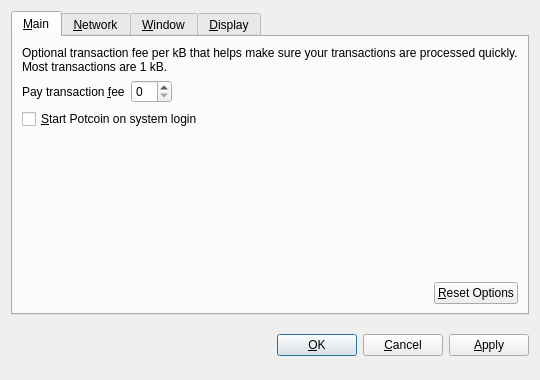
<?xml version="1.0" encoding="UTF-8"?>
<ui version="4.0">
 <class>OptionsDialog</class>
 <widget class="QDialog" name="OptionsDialog">
  <property name="geometry">
   <rect>
    <x>0</x>
    <y>0</y>
    <width>540</width>
    <height>380</height>
   </rect>
  </property>
  <property name="windowTitle">
   <string>Options</string>
  </property>
  <property name="modal">
   <bool>true</bool>
  </property>
  <layout class="QVBoxLayout" name="verticalLayout">
   <item>
    <widget class="QTabWidget" name="tabWidget">
     <property name="tabPosition">
      <enum>QTabWidget::North</enum>
     </property>
     <property name="currentIndex">
      <number>0</number>
     </property>
     <widget class="QWidget" name="tabMain">
      <attribute name="title">
       <string>&amp;Main</string>
      </attribute>
      <layout class="QVBoxLayout" name="verticalLayout_Main">
       <item>
        <widget class="QLabel" name="transactionFeeInfoLabel">
         <property name="text">
          <string>Optional transaction fee per kB that helps make sure your transactions are processed quickly. Most transactions are 1 kB.</string>
         </property>
         <property name="textFormat">
          <enum>Qt::PlainText</enum>
         </property>
         <property name="wordWrap">
          <bool>true</bool>
         </property>
        </widget>
       </item>
       <item>
        <layout class="QHBoxLayout" name="horizontalLayout_1_Main">
         <item>
          <widget class="QLabel" name="transactionFeeLabel">
           <property name="text">
            <string>Pay transaction &amp;fee</string>
           </property>
           <property name="textFormat">
            <enum>Qt::PlainText</enum>
           </property>
           <property name="buddy">
            <cstring>transactionFee</cstring>
           </property>
          </widget>
         </item>
         <item>
          <widget class="BitcoinAmountField" name="transactionFee"/>
         </item>
         <item>
          <spacer name="horizontalSpacer_1_Main">
           <property name="orientation">
            <enum>Qt::Horizontal</enum>
           </property>
           <property name="sizeHint" stdset="0">
            <size>
             <width>40</width>
             <height>20</height>
            </size>
           </property>
          </spacer>
         </item>
        </layout>
       </item>
       <item>
        <widget class="QCheckBox" name="bitcoinAtStartup">
         <property name="toolTip">
          <string>Automatically start Potcoin after logging in to the system.</string>
         </property>
         <property name="text">
          <string>&amp;Start Potcoin on system login</string>
         </property>
        </widget>
       </item>
       <item>
        <spacer name="verticalSpacer_Main">
         <property name="orientation">
          <enum>Qt::Vertical</enum>
         </property>
         <property name="sizeHint" stdset="0">
          <size>
           <width>20</width>
           <height>40</height>
          </size>
         </property>
        </spacer>
       </item>
       <item>
        <layout class="QHBoxLayout" name="horizontalLayout_2_Main">
         <item>
          <spacer name="horizontalSpacer_2_Main">
           <property name="orientation">
            <enum>Qt::Horizontal</enum>
           </property>
           <property name="sizeHint" stdset="0">
            <size>
             <width>40</width>
             <height>20</height>
            </size>
           </property>
          </spacer>
         </item>
         <item>
          <widget class="QPushButton" name="resetButton">
           <property name="toolTip">
            <string>Reset all client options to default.</string>
           </property>
           <property name="text">
            <string>&amp;Reset Options</string>
           </property>
           <property name="autoDefault">
            <bool>false</bool>
           </property>
          </widget>
         </item>
        </layout>
       </item>
      </layout>
     </widget>
     <widget class="QWidget" name="tabNetwork">
      <attribute name="title">
       <string>&amp;Network</string>
      </attribute>
      <layout class="QVBoxLayout" name="verticalLayout_Network">
       <item>
        <widget class="QCheckBox" name="mapPortUpnp">
         <property name="toolTip">
          <string>Automatically open the Potcoin client port on the router. This only works when your router supports UPnP and it is enabled.</string>
         </property>
         <property name="text">
          <string>Map port using &amp;UPnP</string>
         </property>
        </widget>
       </item>
       <item>
        <widget class="QCheckBox" name="connectSocks">
         <property name="toolTip">
          <string>Connect to the Potcoin network through a SOCKS proxy (e.g. when connecting through Tor).</string>
         </property>
         <property name="text">
          <string>&amp;Connect through SOCKS proxy:</string>
         </property>
        </widget>
       </item>
       <item>
        <layout class="QHBoxLayout" name="horizontalLayout_Network">
         <item>
          <widget class="QLabel" name="proxyIpLabel">
           <property name="text">
            <string>Proxy &amp;IP:</string>
           </property>
           <property name="textFormat">
            <enum>Qt::PlainText</enum>
           </property>
           <property name="buddy">
            <cstring>proxyIp</cstring>
           </property>
          </widget>
         </item>
         <item>
          <widget class="QValidatedLineEdit" name="proxyIp">
           <property name="maximumSize">
            <size>
             <width>140</width>
             <height>16777215</height>
            </size>
           </property>
           <property name="toolTip">
            <string>IP address of the proxy (e.g. 127.0.0.1)</string>
           </property>
          </widget>
         </item>
         <item>
          <widget class="QLabel" name="proxyPortLabel">
           <property name="text">
            <string>&amp;Port:</string>
           </property>
           <property name="textFormat">
            <enum>Qt::PlainText</enum>
           </property>
           <property name="buddy">
            <cstring>proxyPort</cstring>
           </property>
          </widget>
         </item>
         <item>
          <widget class="QLineEdit" name="proxyPort">
           <property name="maximumSize">
            <size>
             <width>55</width>
             <height>16777215</height>
            </size>
           </property>
           <property name="toolTip">
            <string>Port of the proxy (e.g. 9050)</string>
           </property>
          </widget>
         </item>
         <item>
          <widget class="QLabel" name="socksVersionLabel">
           <property name="text">
            <string>SOCKS &amp;Version:</string>
           </property>
           <property name="textFormat">
            <enum>Qt::PlainText</enum>
           </property>
           <property name="buddy">
            <cstring>socksVersion</cstring>
           </property>
          </widget>
         </item>
         <item>
          <widget class="QValueComboBox" name="socksVersion">
           <property name="toolTip">
            <string>SOCKS version of the proxy (e.g. 5)</string>
           </property>
          </widget>
         </item>
         <item>
          <spacer name="horizontalSpacer_Network">
           <property name="orientation">
            <enum>Qt::Horizontal</enum>
           </property>
           <property name="sizeHint" stdset="0">
            <size>
             <width>40</width>
             <height>20</height>
            </size>
           </property>
          </spacer>
         </item>
        </layout>
       </item>
       <item>
        <spacer name="verticalSpacer_Network">
         <property name="orientation">
          <enum>Qt::Vertical</enum>
         </property>
         <property name="sizeHint" stdset="0">
          <size>
           <width>20</width>
           <height>40</height>
          </size>
         </property>
        </spacer>
       </item>
      </layout>
     </widget>
     <widget class="QWidget" name="tabWindow">
      <attribute name="title">
       <string>&amp;Window</string>
      </attribute>
      <layout class="QVBoxLayout" name="verticalLayout_Window">
       <item>
        <widget class="QCheckBox" name="minimizeToTray">
         <property name="toolTip">
          <string>Show only a tray icon after minimizing the window.</string>
         </property>
         <property name="text">
          <string>&amp;Minimize to the tray instead of the taskbar</string>
         </property>
        </widget>
       </item>
       <item>
        <widget class="QCheckBox" name="minimizeOnClose">
         <property name="toolTip">
          <string>Minimize instead of exit the application when the window is closed. When this option is enabled, the application will be closed only after selecting Quit in the menu.</string>
         </property>
         <property name="text">
          <string>M&amp;inimize on close</string>
         </property>
        </widget>
       </item>
       <item>
        <spacer name="verticalSpacer_Window">
         <property name="orientation">
          <enum>Qt::Vertical</enum>
         </property>
         <property name="sizeHint" stdset="0">
          <size>
           <width>20</width>
           <height>40</height>
          </size>
         </property>
        </spacer>
       </item>
      </layout>
     </widget>
     <widget class="QWidget" name="tabDisplay">
      <attribute name="title">
       <string>&amp;Display</string>
      </attribute>
      <layout class="QVBoxLayout" name="verticalLayout_Display">
       <item>
        <layout class="QHBoxLayout" name="horizontalLayout_1_Display">
         <item>
          <widget class="QLabel" name="langLabel">
           <property name="text">
            <string>User Interface &amp;language:</string>
           </property>
           <property name="textFormat">
            <enum>Qt::PlainText</enum>
           </property>
           <property name="buddy">
            <cstring>lang</cstring>
           </property>
          </widget>
         </item>
         <item>
          <widget class="QValueComboBox" name="lang">
           <property name="toolTip">
            <string>The user interface language can be set here. This setting will take effect after restarting Potcoin.</string>
           </property>
          </widget>
         </item>
        </layout>
       </item>
       <item>
        <layout class="QHBoxLayout" name="horizontalLayout_2_Display">
         <item>
          <widget class="QLabel" name="unitLabel">
           <property name="text">
            <string>&amp;Unit to show amounts in:</string>
           </property>
           <property name="textFormat">
            <enum>Qt::PlainText</enum>
           </property>
           <property name="buddy">
            <cstring>unit</cstring>
           </property>
          </widget>
         </item>
         <item>
          <widget class="QValueComboBox" name="unit">
           <property name="toolTip">
            <string>Choose the default subdivision unit to show in the interface and when sending coins.</string>
           </property>
          </widget>
         </item>
        </layout>
       </item>
       <item>
        <widget class="QCheckBox" name="displayAddresses">
         <property name="toolTip">
          <string>Whether to show Potcoin addresses in the transaction list or not.</string>
         </property>
         <property name="text">
          <string>&amp;Display addresses in transaction list</string>
         </property>
        </widget>
       </item>
       <item>
        <widget class="QCheckBox" name="coinControlFeatures">
         <property name="toolTip">
          <string>Whether to show coin control features or not.</string>
         </property>
         <property name="text">
          <string>Display coin &amp;control features (experts only!)</string>
         </property>
        </widget>
       </item>
       <item>
        <spacer name="verticalSpacer_Display">
         <property name="orientation">
          <enum>Qt::Vertical</enum>
         </property>
         <property name="sizeHint" stdset="0">
          <size>
           <width>20</width>
           <height>40</height>
          </size>
         </property>
        </spacer>
       </item>
      </layout>
     </widget>
    </widget>
   </item>
   <item>
    <layout class="QHBoxLayout" name="horizontalLayout_Buttons">
     <item>
      <spacer name="horizontalSpacer_1">
       <property name="orientation">
        <enum>Qt::Horizontal</enum>
       </property>
       <property name="sizeHint" stdset="0">
        <size>
         <width>40</width>
         <height>48</height>
        </size>
       </property>
      </spacer>
     </item>
     <item>
      <widget class="QLabel" name="statusLabel">
       <property name="font">
        <font>
         <weight>75</weight>
         <bold>true</bold>
        </font>
       </property>
       <property name="text">
        <string/>
       </property>
       <property name="textFormat">
        <enum>Qt::PlainText</enum>
       </property>
       <property name="wordWrap">
        <bool>true</bool>
       </property>
      </widget>
     </item>
     <item>
      <spacer name="horizontalSpacer_2">
       <property name="orientation">
        <enum>Qt::Horizontal</enum>
       </property>
       <property name="sizeHint" stdset="0">
        <size>
         <width>40</width>
         <height>48</height>
        </size>
       </property>
      </spacer>
     </item>
     <item>
      <widget class="QPushButton" name="okButton">
       <property name="text">
        <string>&amp;OK</string>
       </property>
      </widget>
     </item>
     <item>
      <widget class="QPushButton" name="cancelButton">
       <property name="text">
        <string>&amp;Cancel</string>
       </property>
       <property name="autoDefault">
        <bool>false</bool>
       </property>
      </widget>
     </item>
     <item>
      <widget class="QPushButton" name="applyButton">
       <property name="text">
        <string>&amp;Apply</string>
       </property>
       <property name="autoDefault">
        <bool>false</bool>
       </property>
      </widget>
     </item>
    </layout>
   </item>
  </layout>
 </widget>
 <customwidgets>
  <customwidget>
   <class>BitcoinAmountField</class>
   <extends>QSpinBox</extends>
   <header>bitcoinamountfield.h</header>
  </customwidget>
  <customwidget>
   <class>QValueComboBox</class>
   <extends>QComboBox</extends>
   <header>qvaluecombobox.h</header>
  </customwidget>
  <customwidget>
   <class>QValidatedLineEdit</class>
   <extends>QLineEdit</extends>
   <header>qvalidatedlineedit.h</header>
  </customwidget>
 </customwidgets>
 <resources/>
 <connections/>
</ui>
